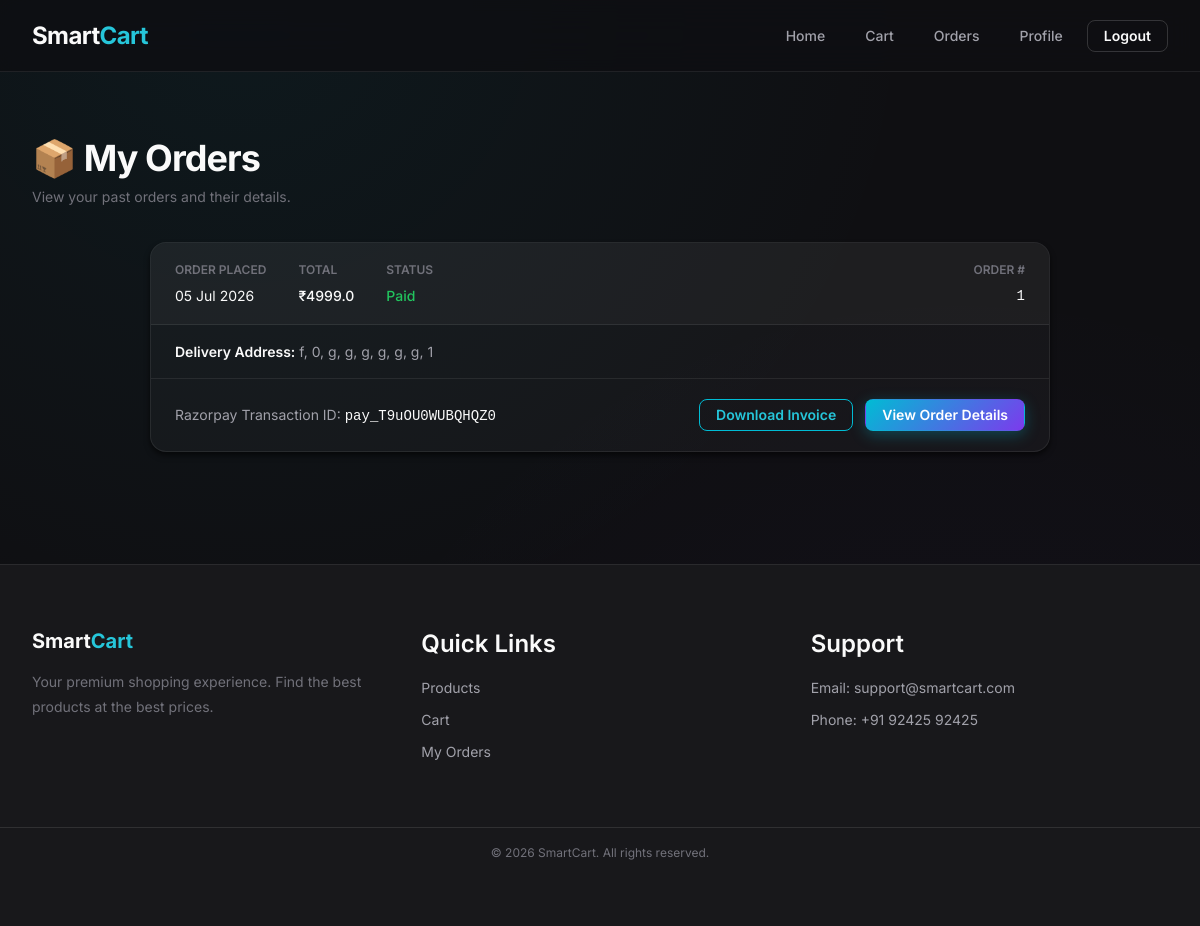
Page /user/my-orders (signed in) on the earlier database version.
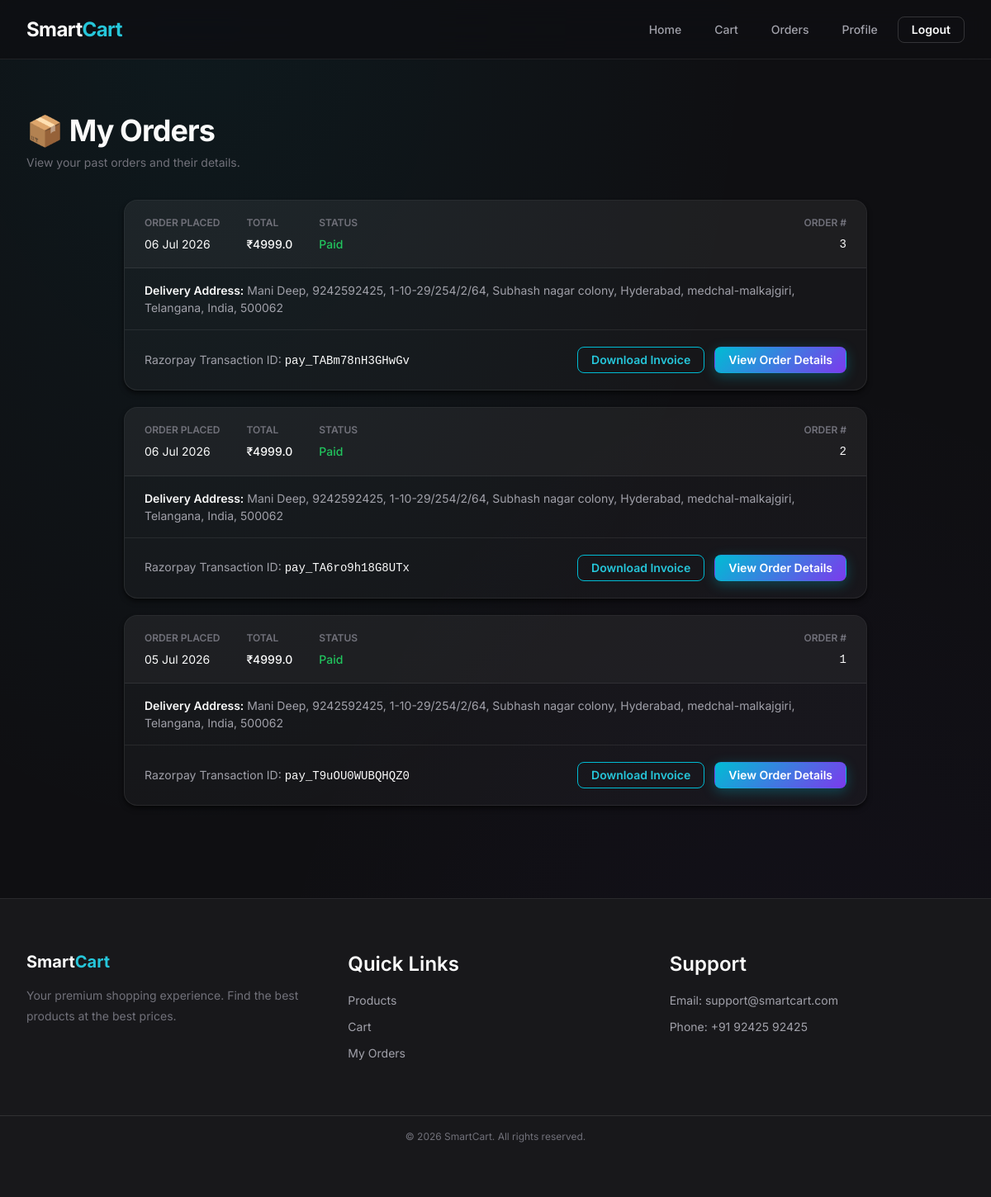
Same page on the later database version.
### tables this page shows
CREATE TABLE orders (
    order_id INTEGER PRIMARY KEY AUTOINCREMENT,
    user_id INTEGER NOT NULL,
    razorpay_order_id TEXT,
    razorpay_payment_id TEXT,
    amount REAL,
    payment_status TEXT,
    created_at TIMESTAMP DEFAULT CURRENT_TIMESTAMP, address TEXT,
    FOREIGN KEY (user_id) REFERENCES users(user_id)
);

CREATE TABLE users (
    user_id INTEGER PRIMARY KEY AUTOINCREMENT,
    name TEXT NOT NULL,
    email TEXT UNIQUE NOT NULL,
    password TEXT NOT NULL,
    address TEXT,
    profile_image TEXT
);

### app.py (the view)
@app.route('/user/my-orders')
def my_orders():
    if 'user_id' not in session:
        flash("Please login!", "danger")
        return redirect('/user-signin')
    conn = get_db()
    cursor = conn.cursor()
    try:
        cursor.execute("SELECT * FROM orders WHERE user_id=? ORDER BY created_at DESC", (session['user_id'],))
        orders = cursor.fetchall()
    except:
        orders = []
    cursor.execute("SELECT address FROM users WHERE user_id=?", (session['user_id'],))
    user_row = cursor.fetchone()
    user_address = user_row['address'] if user_row and user_row['address'] else "Address not provided"
    cursor.close()
    conn.close()
    return render_template("user/my_orders.html", orders=orders, user_address=user_address)

### app.py (called while the page is built)
def convert_timestamp(val):
    val_str = val.decode('utf-8')
    try:
        return datetime.datetime.fromisoformat(val_str)
    except ValueError:
        return datetime.datetime.strptime(val_str, "%Y-%m-%d %H:%M:%S")

def get_db():
    connection = sqlite3.connect(DB_PATH, detect_types=sqlite3.PARSE_DECLTYPES)
    connection.row_factory = sqlite3.Row
    return connection

### templates/user/my_orders.html (shortened to what this page needs)
{% extends "user/base.html" %}
{% block content %}
<div class="sc-dashboard sc-animate-fade-in-up">
  <div class="sc-dashboard__header">
    <div>
      <h2 style="margin-bottom: var(--sc-space-1);">📦 My Orders</h2>
      <p style="color: var(--sc-text-muted); font-size: var(--sc-text-sm);">
        View your past orders and their details.
      </p>
    </div>
  </div>
  {% if orders|length == 0 %}
  <div class="glass-card">
    <div class="sc-empty">
      <svg xmlns="http://www.w3.org/2000/svg" width="64" height="64" viewBox="0 0 24 24" fill="none"
        stroke="currentColor" stroke-width="1" stroke-linecap="round" stroke-linejoin="round" class="sc-empty__icon">
        <path d="M21 16V8a2 2 0 0 0-1-1.73l-7-4a2 2 0 0 0-2 0l-7 4A2 2 0 0 0 3 8v8a2 2 0 0 0 1 1.73l7 4a2 2 0 0 0 2 0l7-4A2 2 0 0 0 21 16z"></path>
        <polyline points="3.27 6.96 12 12.01 20.73 6.96"></polyline>
        <line x1="12" y1="22.08" x2="12" y2="12"></line>
      </svg>
      <h3 class="sc-empty__title">No orders yet</h3>
      <p class="sc-empty__text">You haven't placed any orders yet. Start exploring our products!</p>
      <a href="/user/products" class="sc-btn"
         style="background: linear-gradient(90deg, #00d2ff 0%, #8b5cf6 100%);
                box-shadow: 0 8px 24px rgba(0, 210, 255, 0.4);
                border: none;
                color: white;
                text-shadow: 0 1px 2px rgba(0,0,0,0.2);
                transition: transform 0.2s ease, box-shadow 0.2s ease;"
         onmouseover="this.style.transform='translateY(-2px)'; this.style.boxShadow='0 12px 28px rgba(0, 210, 255, 0.6)';"
         onmouseout="this.style.transform='translateY(0)'; this.style.boxShadow='0 8px 24px rgba(0, 210, 255, 0.4)';">
         Start Shopping
      </a>
    </div>
  </div>
  {% else %}
  <div style="display: flex; flex-direction: column; gap: var(--sc-space-5); max-width: 900px; margin: 0 auto;">
    {% for order in orders %}
    <div class="glass-card" style="padding: 0; overflow: hidden; display: flex; flex-direction: column; position: relative;">
      <div style="background: rgba(255,255,255,0.03); padding: var(--sc-space-4) var(--sc-space-6); border-bottom: 1px solid var(--sc-border); display: flex; justify-content: space-between; align-items: center; flex-wrap: wrap; gap: var(--sc-space-4);">
        <div style="display: flex; gap: var(--sc-space-8); flex-wrap: wrap;">
          <div>
            <p style="font-size: var(--sc-text-xs); color: var(--sc-text-muted); text-transform: uppercase; margin: 0 0 var(--sc-space-1) 0; font-weight: var(--sc-weight-semibold);">Order Placed</p>
            <p style="margin: 0; color: var(--sc-text-primary); font-size: var(--sc-text-sm);">{{ order.created_at.strftime('%d %b %Y') if order.created_at else order.created_at }}</p>
          </div>
          <div>
            <p style="font-size: var(--sc-text-xs); color: var(--sc-text-muted); text-transform: uppercase; margin: 0 0 var(--sc-space-1) 0; font-weight: var(--sc-weight-semibold);">Total</p>
            <p style="margin: 0; color: var(--sc-text-primary); font-size: var(--sc-text-sm); font-weight: var(--sc-weight-medium);">₹{{ order.amount }}</p>
          </div>
          <div>
            <p style="font-size: var(--sc-text-xs); color: var(--sc-text-muted); text-transform: uppercase; margin: 0 0 var(--sc-space-1) 0; font-weight: var(--sc-weight-semibold);">Status</p>
            <p style="margin: 0; color: var(--sc-success); font-size: var(--sc-text-sm); font-weight: var(--sc-weight-medium); text-transform: capitalize;">{{ order.payment_status }}</p>
          </div>
        </div>
        <div style="text-align: right;">
          <p style="font-size: var(--sc-text-xs); color: var(--sc-text-muted); text-transform: uppercase; margin: 0 0 var(--sc-space-1) 0; font-weight: var(--sc-weight-semibold);">Order #</p>
          <p style="margin: 0; color: var(--sc-text-primary); font-size: var(--sc-text-sm); font-family: monospace;">{{ order.order_id }}</p>
        </div>
      </div>
      <div style="padding: var(--sc-space-4) var(--sc-space-6); border-bottom: 1px solid var(--sc-border); color: var(--sc-text-secondary); font-size: var(--sc-text-sm);">
          <strong style="color: var(--sc-text-primary);">Delivery Address:</strong>
          <span>
            {% if user_address %}
              {{ user_address | replace('#$#$', ', ') }}
            {% else %}
              Not provided
            {% endif %}
          </span>
      </div>
      <div style="padding: var(--sc-space-5) var(--sc-space-6); display: flex; justify-content: space-between; align-items: center; flex-wrap: wrap; gap: var(--sc-space-4);">
        <div style="color: var(--sc-text-secondary); font-size: var(--sc-text-sm);">
          Razorpay Transaction ID: <span style="font-family: monospace; color: var(--sc-text-primary);">{{ order.razorpay_payment_id }}</span>
        </div>
        <div style="display: flex; gap: var(--sc-space-3);">
          <a href="/user/download-invoice/{{ order.order_id }}" class="sc-btn sc-btn--ghost sc-btn--sm" style="border: 1px solid var(--sc-brand-500); color: var(--sc-brand-400);">Download Invoice</a>
          <a href="/user/order-success/{{ order.order_id }}" class="sc-btn sc-btn--primary sc-btn--sm">View Order Details</a>
        </div>
      </div>
    </div>
    {% endfor %}
  </div>
  {% endif %}
</div>
{% endblock %}

### templates/user/base.html (shortened to what this page needs)
<!DOCTYPE html>
<html lang="en" data-theme="dark">
<head>
    <link rel="stylesheet" href="{{ url_for('static', filename='css/smartcart.css') }}">
</head>
<body>
    <nav class="sc-nav sc-nav--glass" id="main-nav" role="navigation" aria-label="Main navigation">
        <div class="sc-nav__brand">
            <a href="{{ url_for('user_index') }}">Smart<span class="sc-u-text-brand">Cart</span></a>
        </div>
        <div class="sc-nav__links" id="nav-links">
            {% if session.get('user_id') %}
            <a href="{{ url_for('user_dashboard') }}" class="sc-nav__link">Home</a>
            <a href="{{ url_for('view_cart') }}" class="sc-nav__link">Cart</a>
            <a href="{{ url_for('my_orders') }}" class="sc-nav__link">Orders</a>
            <a href="{{ url_for('user_profile') }}" class="sc-nav__link">Profile</a>
            <a href="{{ url_for('user_logout') }}" class="sc-btn sc-btn--ghost sc-btn--sm"
                style="transition: all 0.2s ease;"
                onmouseenter="this.style.borderColor='var(--sc-danger)'; this.style.color='var(--sc-danger)'; this.style.background='rgba(239,68,68,0.08)';"
                onmouseleave="this.style.borderColor=''; this.style.color=''; this.style.background='';">Logout</a>
            {% else %}
            <a href="{{ url_for('user_signin') }}" class="sc-btn sc-btn--ghost sc-btn--sm">Sign In</a>
            <a href="{{ url_for('user_signup') }}" class="sc-btn sc-btn--primary sc-btn--sm">Sign Up</a>
            {% endif %}
        </div>
    </nav>
    <main class="container" id="main-content" role="main">
        {% block content %}{% endblock %}
    </main>
    <footer class="sc-footer" style="background: var(--sc-bg-surface); padding: var(--sc-space-8) 0; border-top: 1px solid var(--sc-border); margin-top: var(--sc-space-12);">
        <div class="container" style="display: grid; grid-template-columns: repeat(auto-fit, minmax(200px, 1fr)); gap: var(--sc-space-8);">
            <div>
                <h3 style="font-size: var(--sc-text-lg); font-weight: bold; margin-bottom: var(--sc-space-4);"><a href="{{ url_for('user_index') }}" style="text-decoration: none; color: inherit;">Smart<span class="sc-u-text-brand">Cart</span></a></h3>
                <p style="color: var(--sc-text-muted); font-size: var(--sc-text-sm);">Your premium shopping experience. Find the best products at the best prices.</p>
            </div>
            <div>
                <h4 style="font-weight: 600; margin-bottom: var(--sc-space-4); color: var(--sc-text-primary);">Quick Links</h4>
                <ul style="list-style: none; padding: 0; display: flex; flex-direction: column; gap: var(--sc-space-2);">
                    <li><a href="/user/products" style="color: var(--sc-text-secondary); text-decoration: none; font-size: var(--sc-text-sm); transition: color 0.2s;">Products</a></li>
                    <li><a href="/user/cart" style="color: var(--sc-text-secondary); text-decoration: none; font-size: var(--sc-text-sm); transition: color 0.2s;">Cart</a></li>
                    <li><a href="/user/my-orders" style="color: var(--sc-text-secondary); text-decoration: none; font-size: var(--sc-text-sm); transition: color 0.2s;">My Orders</a></li>
                </ul>
            </div>
            <div>
                <h4 style="font-weight: 600; margin-bottom: var(--sc-space-4); color: var(--sc-text-primary);">Support</h4>
                <ul style="list-style: none; padding: 0; display: flex; flex-direction: column; gap: var(--sc-space-2);">
                    <li><span style="color: var(--sc-text-secondary); font-size: var(--sc-text-sm);">Email: support@smartcart.com</span></li>
                    <li><span style="color: var(--sc-text-secondary); font-size: var(--sc-text-sm);">Phone: +91 92425 92425</span></li>
                </ul>
            </div>
        </div>
        <div class="container" style="text-align: center; margin-top: var(--sc-space-8); padding-top: var(--sc-space-4); border-top: 1px solid rgba(255, 255, 255, 0.1); color: var(--sc-text-muted); font-size: var(--sc-text-xs);">
            &copy; 2026 SmartCart. All rights reserved.
        </div>
    </footer>
</body>
</html>

### static/css/02-base.css (style rules this page uses)
body { display: flex; flex-direction: column; overflow-x: hidden; background-color: var(--sc-bg-body); color: var(--sc-text-primary); background-image: radial-gradient( ellipse at 20% 0%, rgba(0, 188, 212, 0.06) 0%, transparent 50% ), radial-gradient( ellipse at 80% 100%, rgba(124, 58, 237, 0.04) 0%, transparent 50% ); background-attachment: fixed; }
h2 { font-size: var(--sc-text-3xl); font-weight: var(--sc-weight-bold); letter-spacing: var(--sc-tracking-tight); line-height: var(--sc-leading-tight); color: var(--sc-text-primary); }
h3 { font-size: var(--sc-text-2xl); font-weight: var(--sc-weight-semibold); line-height: var(--sc-leading-tight); color: var(--sc-text-primary); }
h4 { font-size: var(--sc-text-xl); font-weight: var(--sc-weight-semibold); line-height: var(--sc-leading-tight); color: var(--sc-text-primary); }
p { font-size: var(--sc-text-base); line-height: var(--sc-leading-relaxed); color: var(--sc-text-secondary); }
strong, b { font-weight: var(--sc-weight-semibold); }
a { color: var(--sc-text-primary); transition: var(--sc-transition-colors); }

### static/css/03-layout.css (style rules this page uses)
.container { width: 100%; max-width: var(--sc-container-xl); margin-inline: auto; padding: var(--sc-space-8); flex: 1; display: flex; flex-direction: column; }

### static/css/04-components.css (style rules this page uses)
.sc-btn { display: inline-flex; align-items: center; justify-content: center; gap: var(--sc-space-2); padding: var(--sc-space-3) var(--sc-space-6); font-size: var(--sc-text-sm); font-weight: var(--sc-weight-semibold); line-height: 1; border-radius: var(--sc-radius-md); border: 1px solid transparent; cursor: pointer; white-space: nowrap; user-select: none; transition: var(--sc-transition-all); position: relative; overflow: hidden; }
.sc-btn::after { content: ''; position: absolute; inset: 0; background: linear-gradient(105deg, transparent 40%, rgba(255, 255, 255, 0.08) 45%, rgba(255, 255, 255, 0.12) 50%, rgba(255, 255, 255, 0.08) 55%, transparent 60%); transform: translateX(-100%); transition: transform 0.6s var(--sc-ease-out); }
.sc-btn--primary, .btn-primary, button[type="submit"], button[type="button"] { background: var(--sc-gradient-brand); color: var(--sc-neutral-0); border-color: transparent; box-shadow: 0 4px 15px rgba(0, 188, 212, 0.3); }
.sc-btn--ghost, .btn-outline { background: transparent; color: var(--sc-text-primary); border-color: var(--sc-border-strong); }
.sc-btn--sm { padding: var(--sc-space-2) var(--sc-space-4); font-size: var(--sc-text-sm); }
.sc-card, .glass-card { background: rgba(255, 255, 255, 0.03); background-image: var(--sc-gradient-surface); backdrop-filter: blur(16px) saturate(180%); -webkit-backdrop-filter: blur(16px) saturate(180%); border: 1px solid var(--sc-border); border-radius: var(--sc-radius-xl); padding: var(--sc-space-8); box-shadow: var(--sc-shadow-md); transition: var(--sc-transition-all); position: relative; overflow: hidden; }
.sc-card--glass, .glass-card { background: rgba(255, 255, 255, 0.03); backdrop-filter: blur(16px); -webkit-backdrop-filter: blur(16px); }
.sc-nav, .navbar { display: flex; align-items: center; justify-content: space-between; padding: 0 var(--sc-space-8); height: var(--sc-nav-height); position: sticky; top: 0; z-index: var(--sc-z-sticky); border-bottom: 1px solid var(--sc-border); transition: var(--sc-transition-all); }
.sc-nav--glass, .glass-nav { background: rgba(15, 15, 18, 0.85); backdrop-filter: blur(20px) saturate(180%); -webkit-backdrop-filter: blur(20px) saturate(180%); }
.sc-nav__brand, .nav-brand a { font-size: var(--sc-text-xl); font-weight: var(--sc-weight-bold); letter-spacing: var(--sc-tracking-tight); color: var(--sc-text-primary); }
.sc-nav__links, .nav-links { display: flex; align-items: center; gap: var(--sc-space-2); }
.sc-nav__link, .nav-links a { padding: var(--sc-space-2) var(--sc-space-4); font-size: var(--sc-text-sm); font-weight: var(--sc-weight-medium); color: var(--sc-text-secondary); border-radius: var(--sc-radius-md); transition: var(--sc-transition-colors); position: relative; }

### static/css/05-utilities.css (style rules this page uses)
.sc-u-text-brand, .text-accent { color: var(--sc-brand-400); }

### static/css/06-animations.css (style rules this page uses)
.sc-animate-fade-in-up { animation: sc-fade-in-up var(--sc-duration-slow) var(--sc-ease-out) both; }

### static/css/07-pages.css (style rules this page uses)
.sc-dashboard { padding: var(--sc-space-8) 0; }
.sc-dashboard__header { display: flex; align-items: center; justify-content: space-between; margin-bottom: var(--sc-space-8); }
.sc-footer { border-top: 1px solid var(--sc-border); padding: var(--sc-space-12) var(--sc-space-6) var(--sc-space-8); margin-top: auto; }

Differences in the rows shown:
added orders: created_at "06 Jul 2026", amount "4999.0", payment_status "Paid", order_id "3", {{ user_address | replace('#$#$', ', ') }} "Mani Deep, 9242592425, 1-10-29/254/2/64, Subhash nagar colony, Hyderabad, medchal-malkajgiri, Telangana, India, 500062", razorpay_payment_id "pay_TABm78nH3GHwGv"
changed users: address "f, 0, g, g, g, g, g, g, 1" → "Mani Deep, 9242592425, 1-10-29/254/2/64, Subhash nagar colony, Hyderabad, medchal-malkajgiri, Telangana, India, 500062"
added orders: created_at "06 Jul 2026", amount "4999.0", payment_status "Paid", order_id "2", {{ user_address | replace('#$#$', ', ') }} "Mani Deep, 9242592425, 1-10-29/254/2/64, Subhash nagar colony, Hyderabad, medchal-malkajgiri, Telangana, India, 500062", razorpay_payment_id "pay_TA6ro9h18G8UTx"
